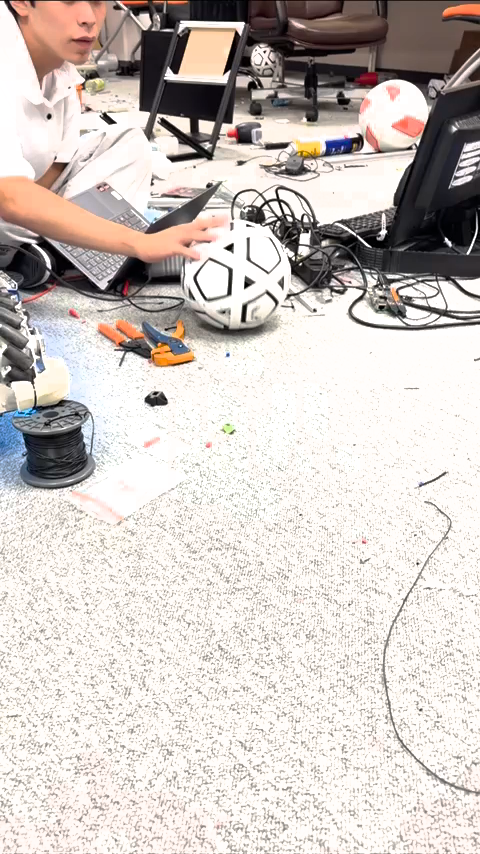
#> input picture frame 0 of ros2_ws/src/robot_bringup/media/IMG_1444.mov, 480 x 854 px
$ python auto_annotate_advanced.py
#> lines starting #> are read from the running program, lines starting #| are printed output that depends on the picture
#!/usr/bin/env python3
import os
import glob
import cv2
import numpy as np
from PIL import Image
try:
    import pillow_heif
    pillow_heif.register_heif_opener()
#> (this line was passed over: pillow_heif is not available in this run)
except ImportError:
    pass

RAW_DIR = "/home/tatsv/rox2026/yolo_ball_pipeline/raw_images"
OUT_IMG_DIR = "/home/tatsv/rox2026/yolo_ball_pipeline/dataset/images/train"
OUT_LBL_DIR = "/home/tatsv/rox2026/yolo_ball_pipeline/dataset/labels/train"
VAL_IMG_DIR = "/home/tatsv/rox2026/yolo_ball_pipeline/dataset/images/val"
VAL_LBL_DIR = "/home/tatsv/rox2026/yolo_ball_pipeline/dataset/labels/val"

# 動画 IMG_1444.mov から 15 フレーム抽出してデータセットに加える
video_path = "/home/tatsv/Documents/image/IMG_1444.mov"
cap = cv2.VideoCapture(video_path)
total_frames = int(cap.get(cv2.CAP_PROP_FRAME_COUNT))

extracted_frames = []
for i in range(0, total_frames, 4):
    cap.set(cv2.CAP_PROP_POS_FRAMES, i)
    ret, frame = cap.read()
    if ret:
        fn = f"vid_1444_f{i}.jpg"
        cv2.imwrite(os.path.join(RAW_DIR, fn), frame)
        extracted_frames.append(fn)
#> this loop made 15 passes
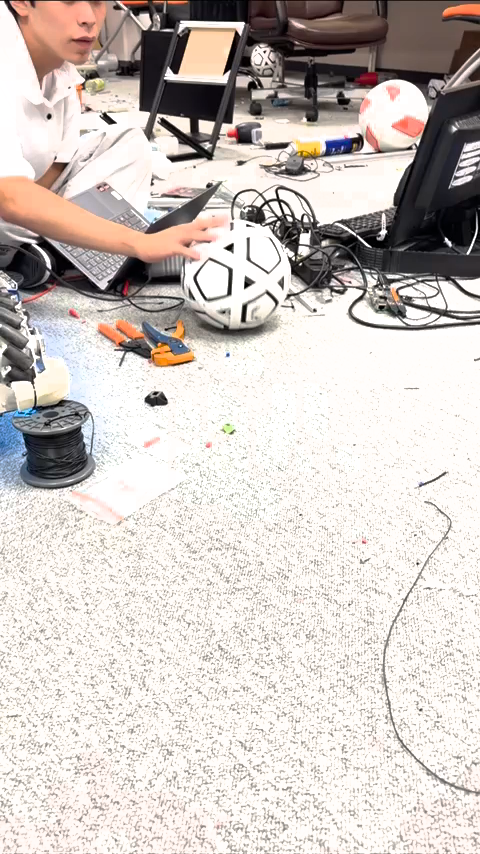
#> input picture frame 0 of ros2_ws/src/robot_bringup/media/IMG_1444.mov, 480 x 854 px
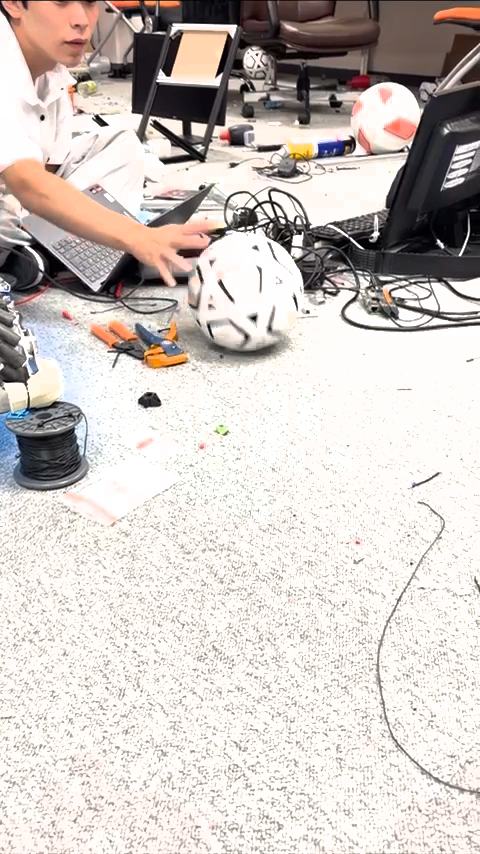
#> input picture frame 4 of ros2_ws/src/robot_bringup/media/IMG_1444.mov, 480 x 854 px
#> pass 3, `ret, frame = cap.read()`:
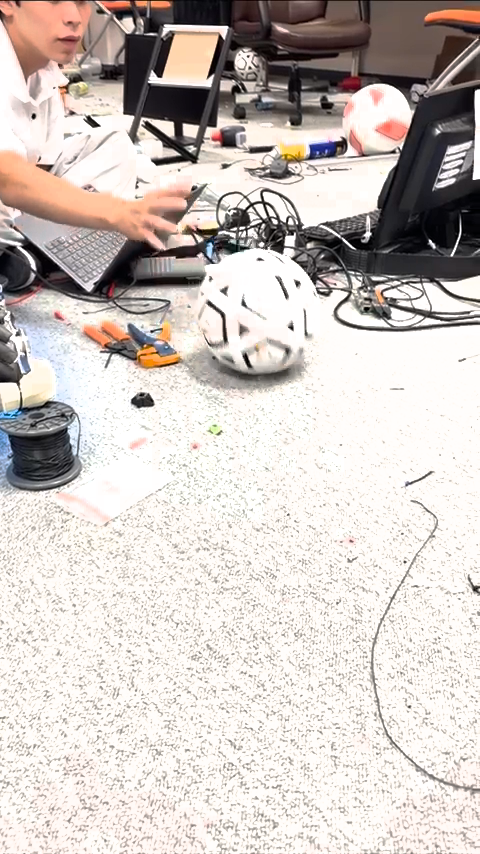
#> frame: shape (854, 480, 3); mean B, G, R 193.8, 198.1, 206.2
#> after the loop, extracted_frames = 15 items, first 6: 'vid_1444_f0.jpg', 'vid_1444_f4.jpg', 'vid_1444_f8.jpg', 'vid_1444_f12.jpg', 'vid_1444_f16.jpg', 'vid_1444_f20.jpg'
cap.release()
print(f"Extracted {len(extracted_frames)} frames from IMG_1444.mov into raw_images!")
#| Extracted 15 frames from IMG_1444.mov into raw_images!

# 各画像に対してボールの輪郭・円検出または手動アノテーション支援
files = sorted([f for f in glob.glob(f"{RAW_DIR}/*.*") if not f.endswith(".txt") and not f.endswith(".yaml")])
#> files = 3 items
print(f"Total raw images to annotate: {len(files)}")
#| Total raw images to annotate: 3

# 1444のボール中心とサイズ (480x854基準: cx ~ 235, cy ~ 275, w ~ 125, h ~ 125)
for fn in extracted_frames:
    img = cv2.imread(os.path.join(RAW_DIR, fn))
    h, w = img.shape[:2]
#> h = 854; w = 480
    # ボールの真の位置: 手が乗っているモルテンボール
    # x_center, y_center, width, height (normalized)
    # x: 236/480 = 0.492, y: 275/854 = 0.322, w: 120/480 = 0.250, h: 120/854 = 0.140
    lbl_content = f"0 0.492 0.322 0.250 0.140\n"
    with open(os.path.join(RAW_DIR, os.path.splitext(fn)[0] + ".txt"), 'w') as f:
        f.write(lbl_content)

print("VID 1444 frames auto-labeled successfully!")

$ run again, starting later in the video
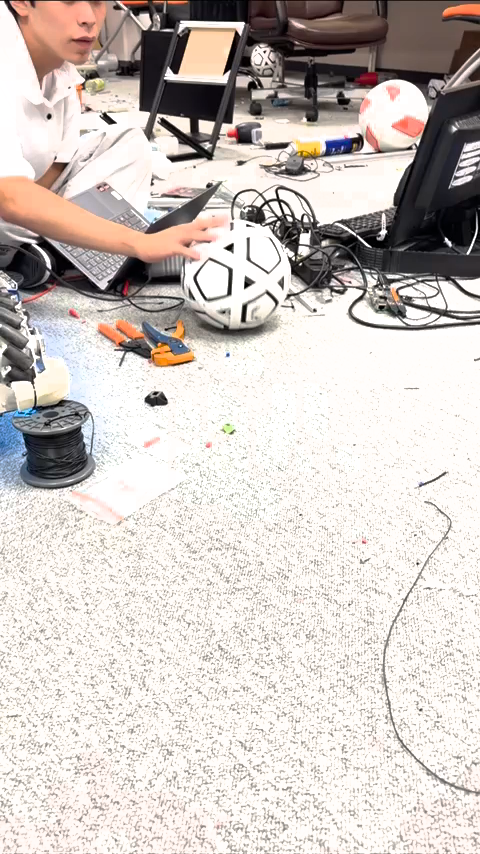
#> input picture frame 0 of ros2_ws/src/robot_bringup/media/IMG_1444.mov, 480 x 854 px
#> the loop `for i in range(0, total_frames, 4):` made 15 passes
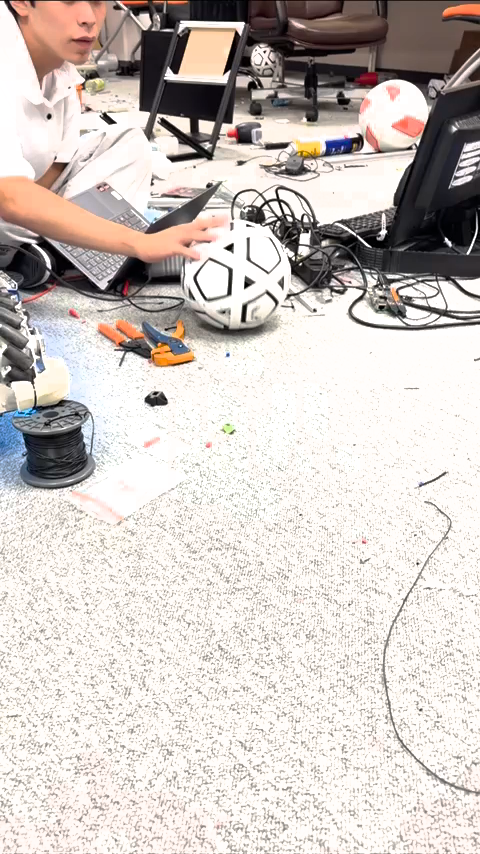
#> input picture frame 0 of ros2_ws/src/robot_bringup/media/IMG_1444.mov, 480 x 854 px
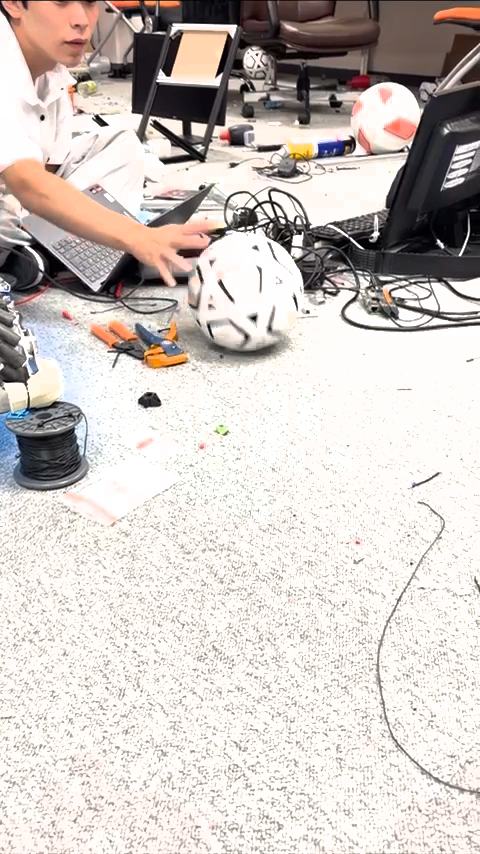
#> input picture frame 4 of ros2_ws/src/robot_bringup/media/IMG_1444.mov, 480 x 854 px
#> after the loop `for i in range(0, total_frames, 4):`: extracted_frames = 15 items, first 6: 'vid_1444_f0.jpg', 'vid_1444_f4.jpg', 'vid_1444_f8.jpg', 'vid_1444_f12.jpg', 'vid_1444_f16.jpg', 'vid_1444_f20.jpg'
#| Extracted 15 frames from IMG_1444.mov into raw_images!
#> files = 3 items
#| Total raw images to annotate: 3

$ run again, starting later in the video
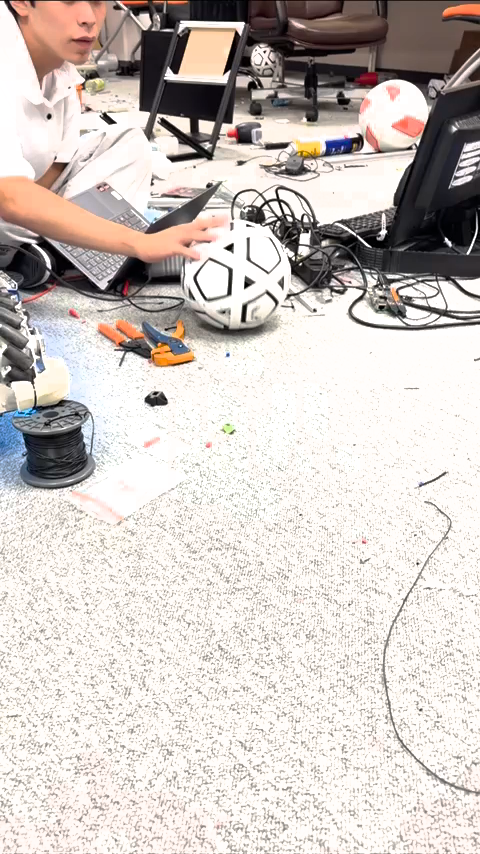
#> input picture frame 0 of ros2_ws/src/robot_bringup/media/IMG_1444.mov, 480 x 854 px
#> the loop `for i in range(0, total_frames, 4):` made 15 passes
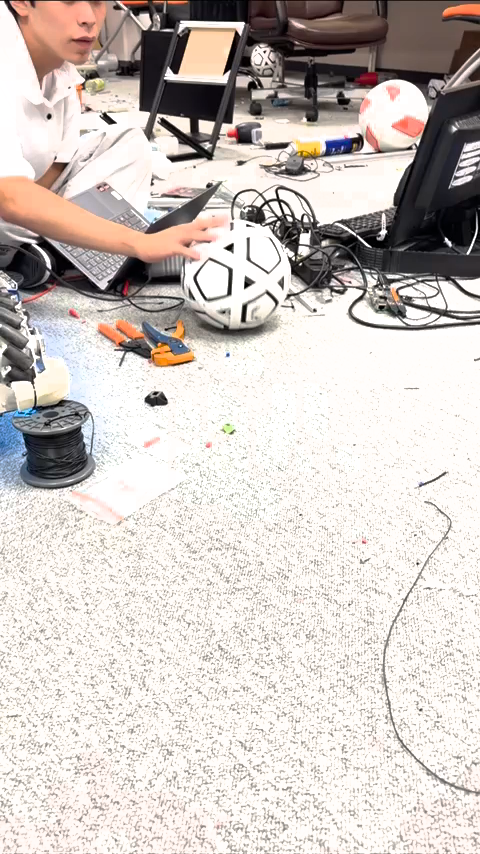
#> input picture frame 0 of ros2_ws/src/robot_bringup/media/IMG_1444.mov, 480 x 854 px
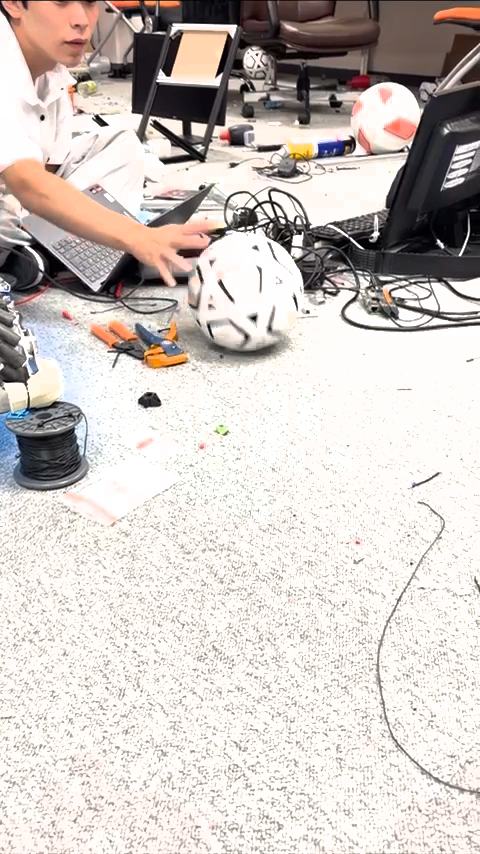
#> input picture frame 4 of ros2_ws/src/robot_bringup/media/IMG_1444.mov, 480 x 854 px
#> after the loop `for i in range(0, total_frames, 4):`: extracted_frames = 15 items, first 6: 'vid_1444_f0.jpg', 'vid_1444_f4.jpg', 'vid_1444_f8.jpg', 'vid_1444_f12.jpg', 'vid_1444_f16.jpg', 'vid_1444_f20.jpg'
#| Extracted 15 frames from IMG_1444.mov into raw_images!
#> files = 3 items
#| Total raw images to annotate: 3
